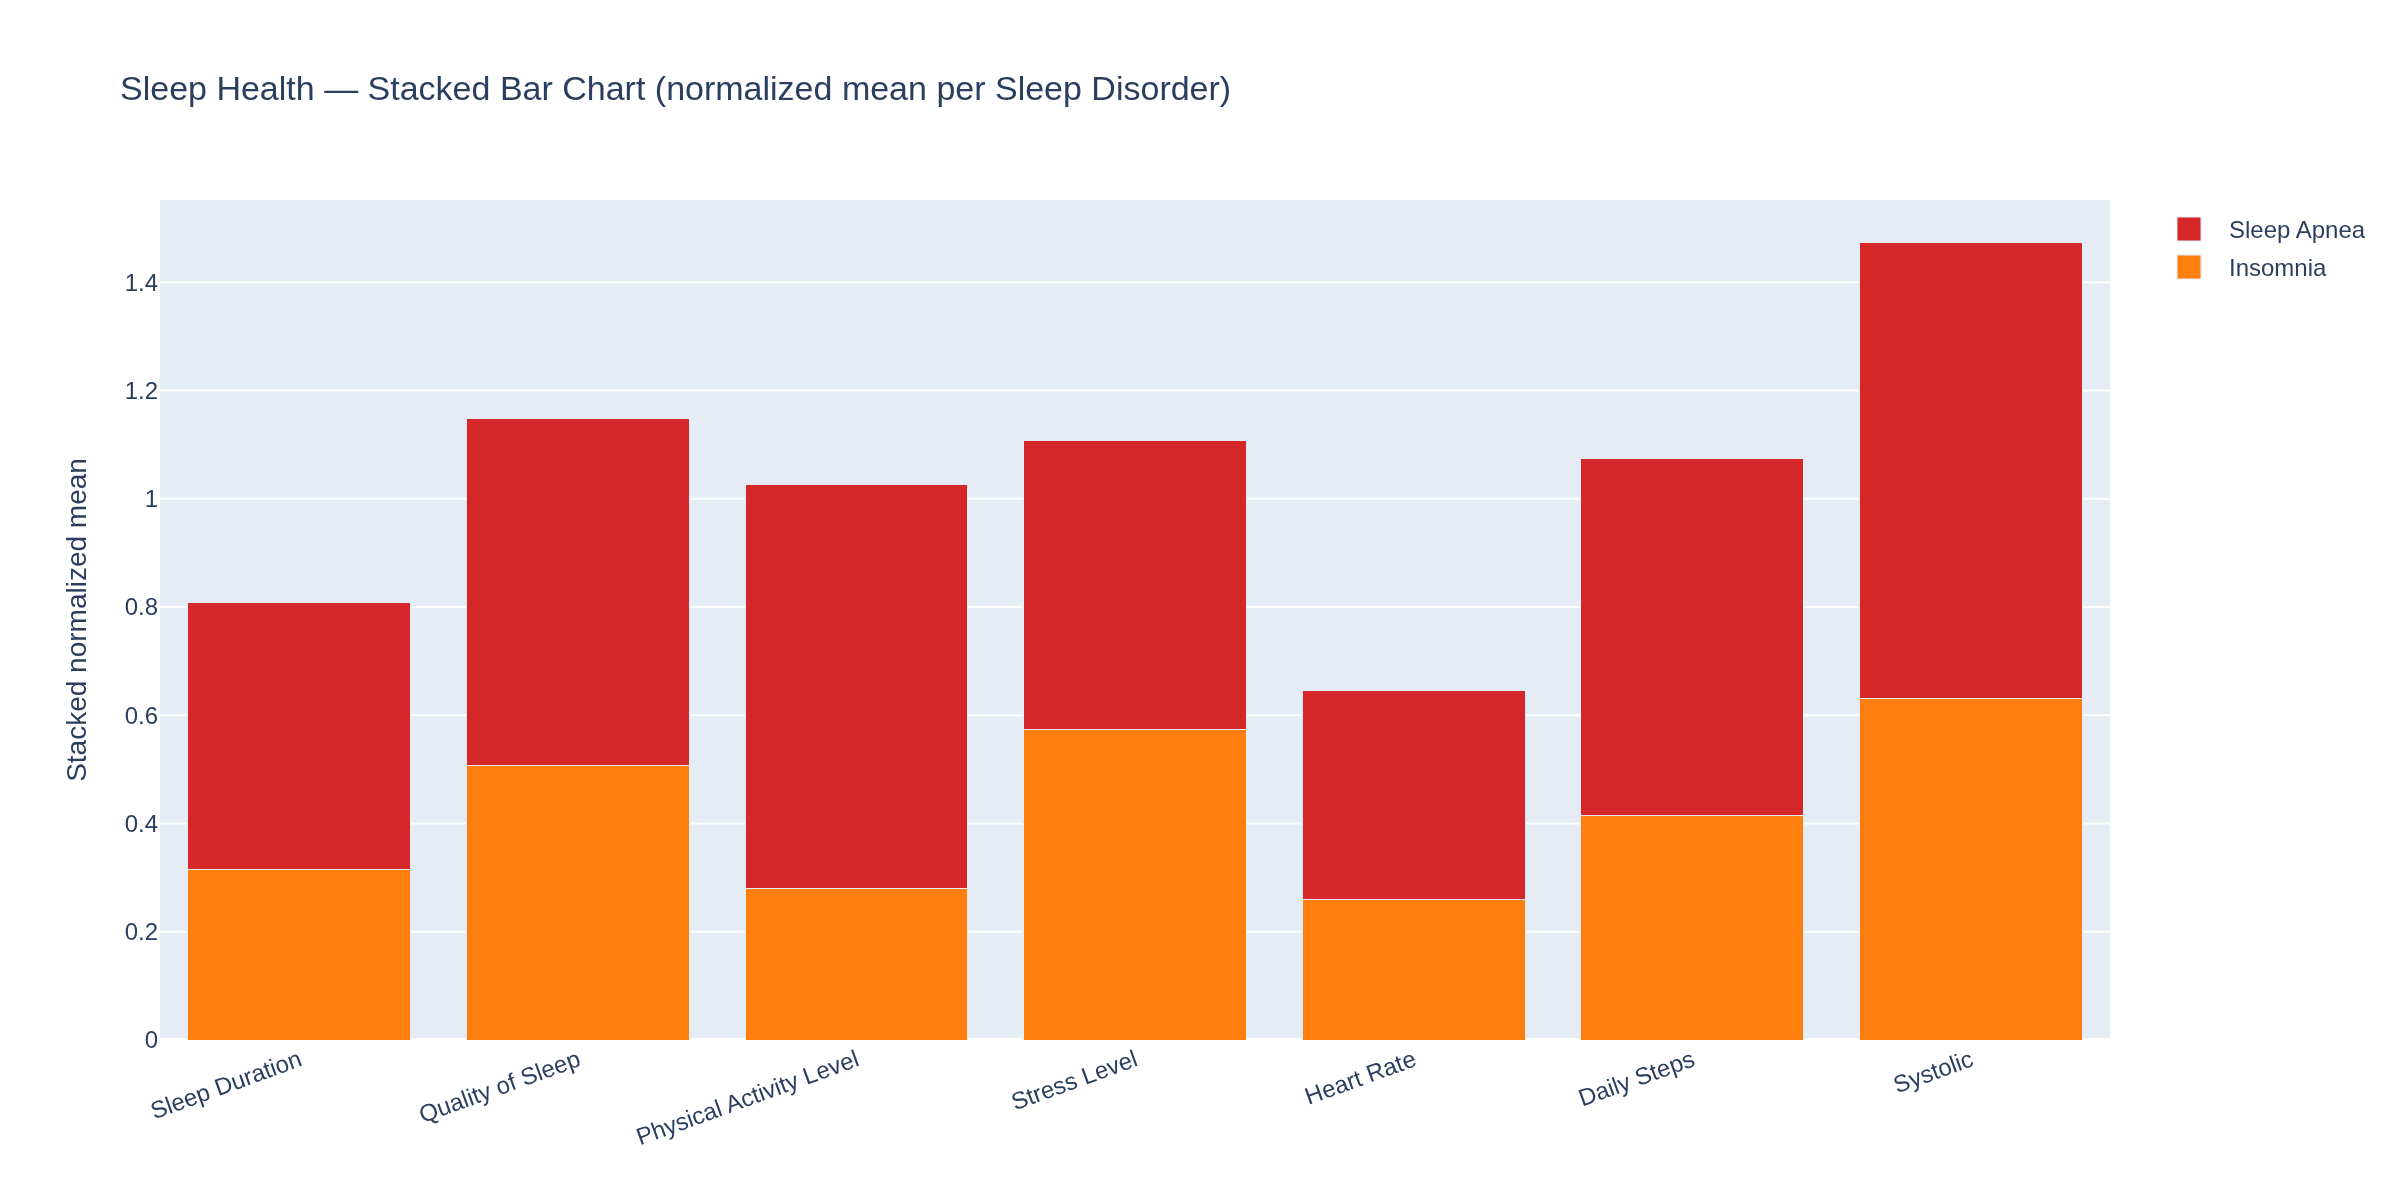

Write the Python code that produced this figure.
import pandas as pd
import plotly.graph_objects as go

df = pd.read_csv("sleep_clean.csv", keep_default_na=False)
df = df[df["Sleep Disorder"] != "None"].reset_index(drop=True)

dims = ["Sleep Duration", "Quality of Sleep", "Physical Activity Level",
        "Stress Level", "Heart Rate", "Daily Steps", "Systolic"]

norm = df[dims].copy()
for c in dims:
    norm[c] = (df[c] - df[c].min()) / (df[c].max() - df[c].min())
norm["Sleep Disorder"] = df["Sleep Disorder"]
agg = norm.groupby("Sleep Disorder")[dims].mean()

colors = {"None": "#1f77b4", "Insomnia": "#ff7f0e", "Sleep Apnea": "#d62728"}

fig = go.Figure()
for grp in agg.index:
    fig.add_trace(go.Bar(
        name=grp, x=dims, y=agg.loc[grp].values,
        marker_color=colors[grp],
    ))
fig.update_layout(
    barmode="stack",
    title="Sleep Health — Stacked Bar Chart (normalized mean per Sleep Disorder)",
    xaxis=dict(tickangle=-20),
    yaxis=dict(title="Stacked normalized mean"),
)
fig.write_image("viz_stacked_bar.png", width=1200, height=600, scale=2)
print("Wrote viz_stacked_bar.png")
